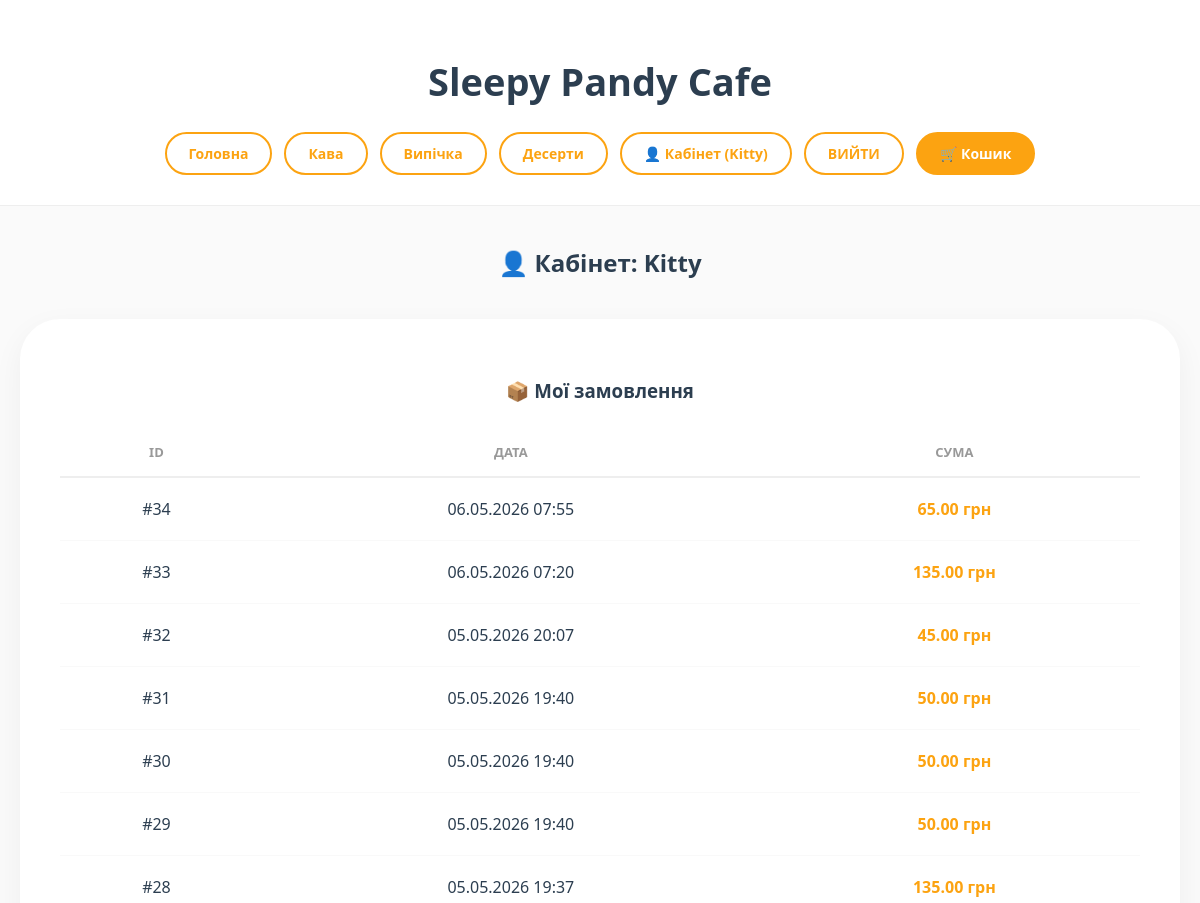
/accounts/profile/ (signed in, upper part), run on an earlier commit of the app's database.
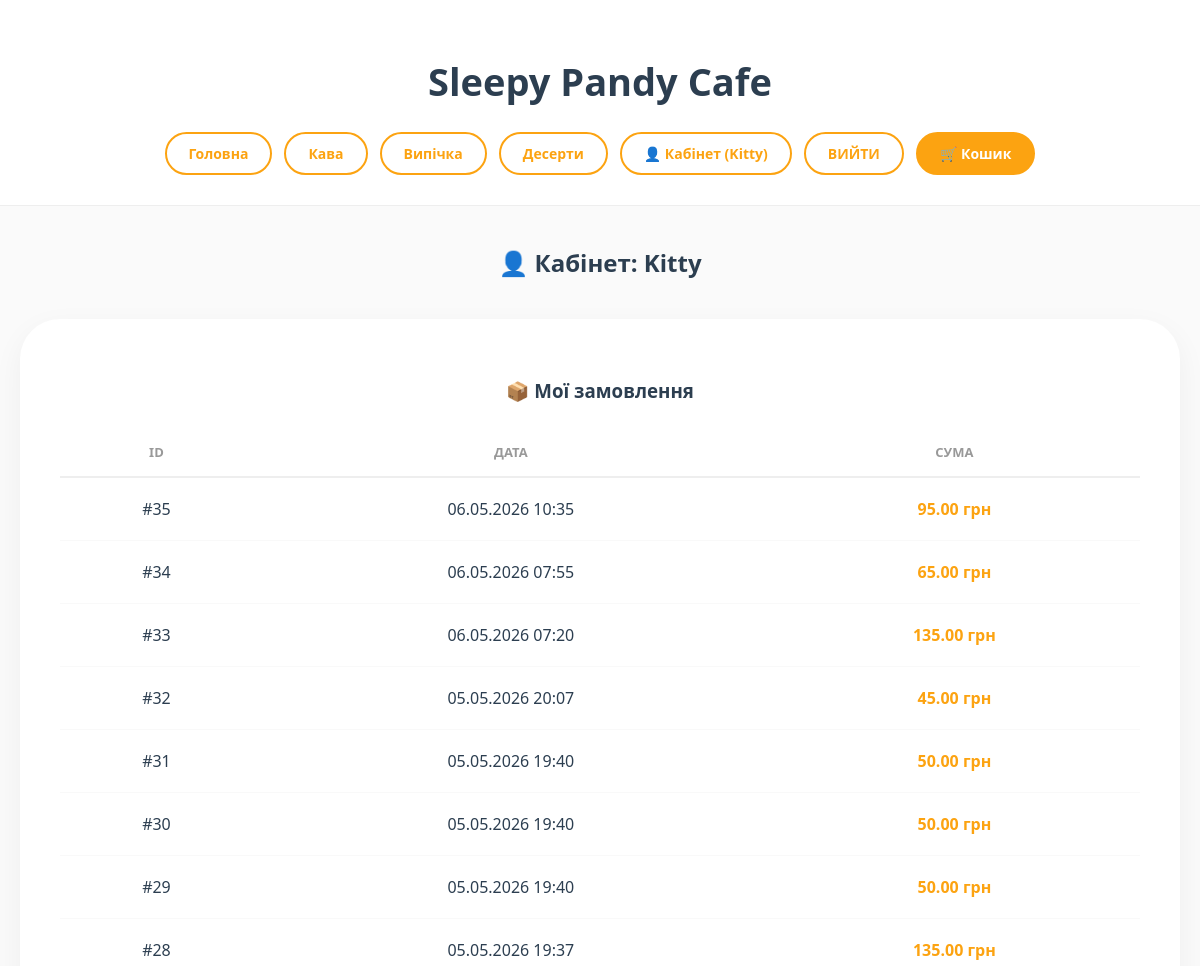
And on a later commit of the database.
### main_app/models.py (models this page shows, shortened)
class Category(models.Model):
    name = models.CharField(max_length=100, verbose_name="Назва категорії")
    created_at = models.DateTimeField(auto_now_add=True)
    updated_at = models.DateTimeField(auto_now=True)

class Order(models.Model):
    phone_regex = RegexValidator(
        regex=r'^\+?1?\d{9,15}$',
        message="Номер телефону має містити лише цифри. Формат: '+999999999'. До 15 цифр."
    )
    user = models.ForeignKey(User, on_delete=models.CASCADE, null=True, blank=True, verbose_name="Користувач")
    first_name = models.CharField(max_length=50, verbose_name="Ім'я", null=True, blank=True)
    phone = models.CharField(
        validators=[phone_regex],
        verbose_name="Телефон",
        null=True,
        blank=True
    )
    total_price = models.DecimalField(max_digits=10, decimal_places=2, verbose_name="Загальна сума")
    created_at = models.DateTimeField(auto_now_add=True, verbose_name="Дата замовлення")

### main_app/views.py (the view)
# urls.py: path('accounts/profile/', views.profile, name='profile'),
@login_required
def profile(request):
    if request.user.is_staff:
        orders = Order.objects.all().order_by('-created_at')
    else:
        orders = Order.objects.filter(user=request.user).order_by('-created_at')
    return render(request, 'main_app/profile.html', {
        'orders': orders,
        'categories': Category.objects.all(),
    })

### main_app/templates/main_app/profile.html
{% extends 'main_app/base.html' %}
{% block content %}
<div class="pandy-container">
    <h2 class="pandy-page-title">👤 Кабінет: {{ user.username }}</h2>
    <div class="pandy-card pandy-card--full">
        <h3 class="pandy-card__subtitle">📦 Мої замовлення</h3>
        {% if orders %}
            <table class="pandy-table">
                <thead>
                    <tr>
                        <th>ID</th>
                        <th>Дата</th>
                        <th>Сума</th>
                    </tr>
                </thead>
                <tbody>
                    {% for order in orders %}
                    <tr class="pandy-table__row">
                        <td>#{{ order.id }}</td>
                        <td>{{ order.created_at|date:"d.m.Y H:i" }}</td>
                        <td class="pandy-table__td--bold">{{ order.total_price }} грн</td>
                    </tr>
                    {% endfor %}
                </tbody>
            </table>
        {% else %}
            <p class="pandy-text--center">Замовлень ще не було. Може, замовимо круасан? 🥐</p>
        {% endif %}
    </div>
</div>
{% endblock %}

### main_app/templates/main_app/base.html (shortened to what this page needs)
{% load static %}
<!DOCTYPE html>
<html lang="uk">
<head>
    <link rel="stylesheet" href="{% static 'css/style.css' %}">
</head>
<body class="pandy-body">
    <header class="pandy-header">
        <h1 class="pandy-logo">Sleepy Pandy Cafe</h1>
        <nav class="pandy-nav">
            <a href="{% url 'home' %}" class="pandy-nav__link">Головна</a>
            {% for cat in categories %}
                <a href="{% url 'category_page' cat.id %}" class="pandy-nav__link">{{ cat.name }}</a>
            {% endfor %}
            {% if user.is_authenticated %}
                <a href="{% url 'profile' %}" class="pandy-nav__link">👤 Кабінет ({{ user.username }})</a>
                <form action="{% url 'logout' %}" method="post" class="pandy-nav__form">
                    <button type="submit" class="pandy-btn pandy-btn--logout">Вийти</button>
                </form>
            {% else %}
                <a href="{% url 'login' %}" class="pandy-nav__link">Увійти</a>
                <a href="{% url 'register' %}" class="pandy-nav__link">Реєстрація</a>
            {% endif %}
            <a href="{% url 'cart_detail' %}" class="pandy-nav__link pandy-nav__link--cart">🛒 Кошик</a>
        </nav>
    </header>
    <main class="pandy-main-content">
        {% block content %}{% endblock %}
    </main>
</body>
</html>

### main_app/static/css/style.css (style rules this page uses)
* { box-sizing: border-box; }
html, body { height: 100%; margin: 0; padding: 0; font-family: 'Segoe UI', Tahoma, sans-serif; background-color: #fafafa; color: #2c3e50; }
header, .pandy-header { background: #fff; padding: 40px 20px; text-align: center; border-bottom: 1px solid #eee; }
h1, .pandy-logo { font-size: 42px; color: #2c3e50; margin-bottom: 25px; }
nav, .pandy-nav { display: flex; justify-content: center; gap: 10px; flex-wrap: wrap; }
nav a, .pandy-nav__link { text-decoration: none; color: #fca311; padding: 10px 22px; border: 2px solid #fca311; border-radius: 50px; font-weight: 700; transition: 0.3s; }
.cart-title, .pandy-page-title { text-align: center !important; width: 100%; display: block; margin: 40px auto !important; }
.pandy-card, .item-card { background: #fff; width: 300px !important; padding: 25px; border-radius: 35px; box-shadow: 0 10px 30px rgba(0,0,0,0.05); text-align: center; transition: 0.3s ease; }
.pandy-btn, .btn-pandy-main { display: inline-block; background: #fca311; color: #fff; padding: 12px 28px; border-radius: 50px; text-decoration: none; font-weight: 700; text-transform: uppercase; border: none; cursor: pointer; }
html, body { height: 100%; margin: 0; }
body { display: flex; flex-direction: column; font-family: 'Segoe UI', Tahoma, Geneva, Verdana, sans-serif; background-color: #fafafa; color: #2c3e50; min-height: 100vh; }
main.pandy-main-content { flex: 1 0 auto; width: 100%; }
header.pandy-header { background: #fff; padding: 30px 20px; text-align: center; border-bottom: 1px solid #eee; }
.pandy-logo { font-size: 38px; margin-bottom: 25px; }
nav.pandy-nav { display: flex; justify-content: center; gap: 12px; flex-wrap: wrap; align-items: center; }
.pandy-nav__link, .btn-logout-link, .pandy-nav__form button { text-decoration: none; color: #fca311; padding: 10px 22px; border: 2px solid #fca311; border-radius: 50px; font-weight: 700; font-size: 14px; background: transparent; transition: 0.3s; cursor: pointer; font-family: inherit; }
.pandy-nav__link:hover, .btn-logout-link:hover, .pandy-nav__link--cart, .pandy-btn--logout:hover { background: #fca311; color: #fff; }
.pandy-container, .pandy-container--narrow, .pandy-container--small { width: 100%; margin: 40px auto; padding: 0 20px; }
.pandy-card { background: #fff; padding: 40px; border-radius: 40px; box-shadow: 0 10px 30px rgba(0,0,0,0.05); width: 100%; }
.pandy-card--full { max-width: 1000px; margin: 40px auto; }
.pandy-table { width: 100%; border-collapse: collapse; margin: 25px 0; }
.pandy-table th { text-align: center; color: #999; font-size: 13px; text-transform: uppercase; padding: 15px; border-bottom: 2px solid #eee; }
.pandy-table td { padding: 20px 15px; text-align: center; border-bottom: 1px solid #f9f9f9; }
.pandy-table__td--bold { font-weight: 800; color: #fca311; }
.pandy-btn, .btn-pandy-main { background: #fca311; color: #fff; padding: 14px 35px; border-radius: 50px; text-decoration: none; font-weight: 700; display: inline-block; border: none; cursor: pointer; transition: 0.3s; text-align: center; }
.pandy-container--small .pandy-card, .pandy-container--narrow .pandy-card, .pandy-card--full { width: 100% !important; max-width: none; }

What changed in the data, as far as the page shows it:
added Order: id "35", created_at "06.05.2026 10:35", total_price "95.00"
